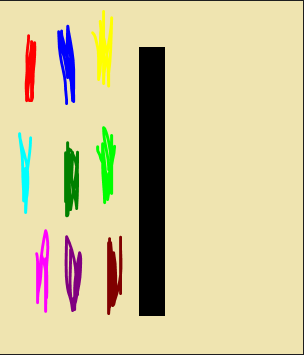
#> input picture turnDetector/colorTest.PNG, 304 x 355 px
$ python -i image_processor.py   (imports and definitions only)
#> lines starting #> are read from the running program, lines starting #| are printed output that depends on the picture; after the words box and inside, x2 and y2 are one past the last pixel; in counts of white or black regions, pixels touching at a corner belong together
import cv2
import numpy as np
import urllib.request as url
from PIL import Image

LINE_WIDTH = 60

def read_image(image_URL):
    return cv2.imread(image_URL)

def canny(image):
    # covert to gray, blur, then draw edges based on drastic color changes
    gray = cv2.cvtColor(image, cv2.COLOR_RGB2GRAY)
    blur = cv2.GaussianBlur(gray,(5,5),0)
    canny = cv2.Canny(blur, 50,150)
    #cv2.imshow("canny",canny)
    return canny

def displayLines(image, lines):
    angles = []
    keptLines = []
    lineImage = np.zeros_like(image)
    if lines is not None:
        for line in lines:
            x1, y1, x2, y2 = line.reshape(4) #takes two point from line
            #finds angle of each line
            if x2 - x1 == 0: #if line is perfectly vertical; avoids divide by 0 angles[0]
                if 90.0 not in angles: # and np.abs(90 - angles[0]) < 10 or (np.abs(90 - angles[0]) > 350 and np.abs(90 - angles[0]) < 365) or  (np.abs(90 - angles[0]) > 170 and np.abs(90 - angles[0]) < 190):
                    angles.append(90)
                    cv2.line(lineImage, (x1, y1), (x2, y2), (0, 0, 255), 10)
                    keptLines.append(line)
            else:
                m = (y2 -y1) / (x2 - x1)
                angle = np.degrees(np.arctan(m))
                if angle < 0:
                    angle += 360
                if len(angles) == 0:
                    angles.append(angle)
                    cv2.line(lineImage, (x1, y1), (x2, y2), (0, 0, 255), 10)
                    keptLines.append(line)
                else:
                    #if line is unique then save it
                    unique = True
                    for eachAngle in angles:
                        if np.abs(angle - eachAngle) < 10 or (np.abs(angle - eachAngle) > 350 and np.abs(angle - eachAngle) < 365) or  (np.abs(angle - eachAngle) > 170 and np.abs(angle - eachAngle) < 190):
                            unique = False
                    if unique:
                        angles.append(angle)
                        cv2.line(lineImage,(x1,y1), (x2,y2), (0,0,255), 10)
                        keptLines.append(line)
    return lineImage, angles, keptLines

#this method only used if we need to crop the camera feed to focus on a specific area
def regionOfInterest(image):
    #save height and width of image to make polygon relative to image size
    h = image.shape[0]
    w = image.shape[1]
    polygons = np.array([[(0,h),(int(w/2), h - int(h/1.5)), (w, h - int(h/4)),(w,h)]])
    mask = np.zeros_like(image)
    cv2.fillPoly(mask,polygons,255)
    maskedImage = cv2.bitwise_and(image, mask)
    #cv2.imshow("mask", mask)
    return maskedImage

def get_image(image_url):
    url_response_image = url.urlopen(image_url)
    image_as_np_array = np.array(bytearray(url_response_image.read()), dtype=np.uint8)
    image = cv2.imdecode(image_as_np_array, -1)
    return image

def has_straight_path(state):
    return 'S' in state['J']

def has_right_path(state):
    return 'R' in state['J']

def has_left_path(state):
    return 'L' in state['J']

def has_reached_end(state):
    if state['isEnd']:
        print("End Reached!")
        return True
    return False

def process_image(image):
    canny_image = canny(image)
    h, w = canny_image.shape
    alignment = "C"
    #cropped_canny_image = regionOfInterest(canny_image)
    lines = cv2.HoughLinesP(canny_image, 2, np.pi/180, 100, np.array([]), minLineLength = 50, maxLineGap = 100) #change canny to cropped to use cropped image
    lineImage, angles, keptLines = displayLines(image, lines)
    final = cv2.addWeighted(image, 0.8, lineImage, 1, 1)
    state = {'J': '', 'A': alignment, 'isEnd': False} #J: Junction, A: alignment

    #-------detect red in image. If red seen then goal is reached---------
    hsv = cv2.cvtColor(image, cv2.COLOR_BGR2HSV)
    lower_red = np.array([136, 87, 111])  #adjust thresholds for preferred red detection
    upper_red = np.array([180, 255, 255])
    red_mask = cv2.inRange(hsv,lower_red,upper_red)
    red_color = cv2.bitwise_and(image,image,mask=red_mask)

    #cv2.imshow("redmask", red_color)
    for eachRow in red_color.tolist():  #there is probably a better way to detect this but I honestly cannot figure it out
        for eachPixel in eachRow:
            for eachColor in eachPixel:
                if eachColor != 0:
                    state['isEnd'] = True

    #--------------------------------------------------------------------

    #-------find key points-------------------------------------------------
    mainX = int(w/2) #mainX is horizontal position of the main path; intitialized to center of screen
    mainY = 0
    midpoint = 1000

    for i, eachLine in enumerate(keptLines):
        x1, y1, x2, y2 = eachLine.reshape(4)
        #print(angles[i], "degrees   (",x1, ", ", y1, ") to (",x2, ", ", y2, ")")
        if (angles[i] > 80 and angles[i] < 100) or (angles[i] > 260 and angles[i] < 280):
            mainX = x1
            mainY = min(y1,y2)

    for i, eachLine in enumerate(keptLines):
        x1, y1, x2, y2 = eachLine.reshape(4)
        if not ((angles[i] > 80 and angles[i] < 100) or (angles[i] > 260 and angles[i] < 280)):
            midpoint = (x1 + x2) / 2
            turnX = min(abs(x1 - mainX), abs(x2 - mainX))
            if turnX == x1:
                turnY = y1
            else:
                turnY = y2
     #--------------------------------------------------------------------


     #------find alignment of track for adjustments----------------------------
    section = int(w/5)
    if mainX < section:
        state['A'] = "FL"        #Far Left
    elif mainX < section * 2:
        state['A']  = "L"         #Slight Left
    elif mainX < section * 3:
        state['A']  = "C"         #Centered
    elif mainX < section * 4:
        state['A']  = "R"         #Slight Right
    else:
        state['A']  = "FR"        #Far Right

     #--------------------------------------------------------------------

     #-------define type of junction-----------------------------------------
    if len(keptLines) == 0:
        state['J'] = 'B'
    elif len(keptLines) == 1 or midpoint == 1000:
        #print("Straight")
        state['J'] = 'S'
    else:

        if midpoint < mainX - LINE_WIDTH and mainY < turnY - 10:
            #print("Straight or Left Turn")
            state['J'] = 'SL'
        elif midpoint < mainX - LINE_WIDTH:
            #print("Left Turn")
            state['J'] = 'L'
        elif midpoint > mainX + LINE_WIDTH and mainY < turnY - 10:
            #print("Straight or Right Turn")
            state['J'] = 'SR'
        elif midpoint > mainX + LINE_WIDTH:
            #print("Right Turn")
            state['J'] = 'R'
        elif mainY < turnY - LINE_WIDTH:
            #print("Left, Right, or Straight")
            state['J'] = 'LRS'
        else:
            #print("Left or Right Turn")
            state['J'] = 'LR'
     #--------------------------------------------------------------------

        #cv2.imshow("result", final)
        #cv2.waitKey(0)

    return state, final # Returning the state and the final image so we can display in a loop

>>> import cv2
>>> picture = cv2.imread('../turnDetector/colorTest.PNG')
#> picture is the input picture: shape (355, 304, 3); mean B, G, R 158.1, 203.6, 213.6
>>> result = process_image(picture)
#> in canny, `gray = cv2.cvtColor(image, cv2.COLOR_RGB2GRAY)`:
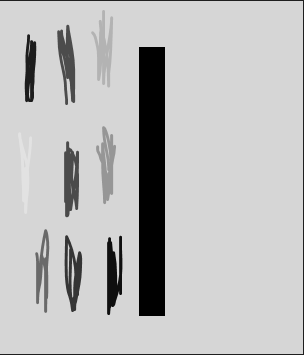
#> gray: shape (355, 304); min 0, max 226, mean 191.4
#> in canny, `blur = cv2.GaussianBlur(gray,(5,5),0)`:
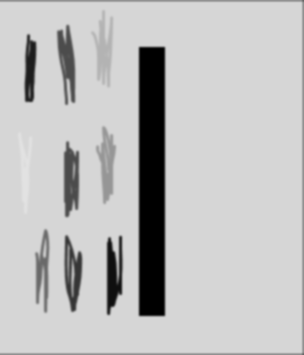
#> blur: shape (355, 304); min 0, max 226, mean 191.9
#> in canny, `canny = cv2.Canny(blur, 50,150)`:
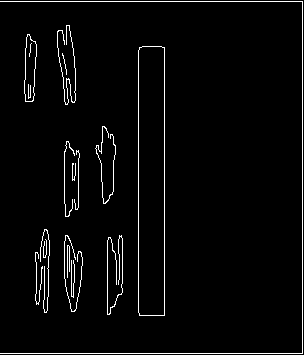
#> canny: shape (355, 304); 3.1% white in thin lines or dots
#> in process_image, `lines = cv2.HoughLinesP(canny_image, 2, np.pi/180, 100, np.array([]), ..`: lines = [[302, 353, 302, 1], [0, 1, 301, 1], [138, 353, 138, 50], [164, 353, 164, 47], [0, 353, 301, 353], [64, 278, 64, 40], [71, 311, 71, 37], [74, 56, 82, 265], [68, 298, 68, 25], [67, 295, 67, 25]]
#> the loop in displayLines, `for line in lines:` made 10 passes
#> (x1, y1, x2, y2, m, angle) on passes 2, 5, 8: (0, 1, 301, 1, 0, 0), (0, 353, 301, 353, 0, 0), (74, 56, 82, 265, 26.12, 87.81)
#> after the loop in displayLines, `for line in lines:`:
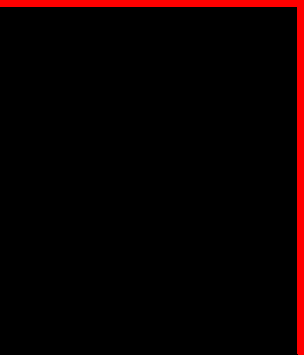
#> lineImage: shape (355, 304, 3); mean of channels 0, 1, 2 0, 0, 10.8; drawn as B, G, R
#> after the loop in displayLines, `for line in lines:`: angles = [90, 0]; keptLines = [[[302, 353, 302, 1]], [[0, 1, 301, 1]]]
#> in process_image, `lineImage, angles, keptLines = displayLines(image, lines)`: angles = [90, 0]; keptLines = [[[302, 353, 302, 1]], [[0, 1, 301, 1]]]
#> in process_image, `final = cv2.addWeighted(image, 0.8, lineImage, 1, 1)`:
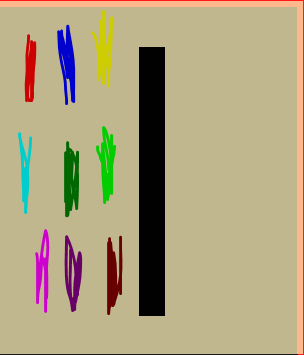
#> final: shape (355, 304, 3); mean B, G, R 127.6, 163.5, 175.4
#> in process_image, `hsv = cv2.cvtColor(image, cv2.COLOR_BGR2HSV)`: hsv: shape (355, 304, 3); mean H, S, V 26.4, 73.2, 219.7
#> in process_image, `red_mask = cv2.inRange(hsv,lower_red,upper_red)`:
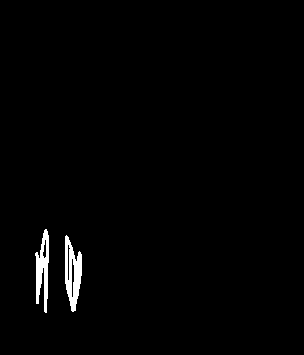
#> red_mask: shape (355, 304); 1.3% white; 2 white regions, box (x1, y1, x2, y2) and area: (65, 235, 82, 312) 777, (35, 229, 49, 313) 653
#> after the loop in process_image, `for eachRow in red_color.tolist():`: state = {'J': '', 'A': 'C', 'isEnd': True}
#> the loop in process_image, `for i, eachLine in enumerate(keptLines):` made 2 passes
#> (x1, y1, x2, y2, mainX, mainY) on pass 1: (302, 353, 302, 1, 302, 1)
#> the loop in process_image, `for i, eachLine in enumerate(keptLines):` made 2 passes
#> (x1, y1, x2, y2, midpoint, turnX, turnY) on pass 2: (0, 1, 301, 1, 150.5, 1, 1)

$ run again, on turnDetector/end.PNG
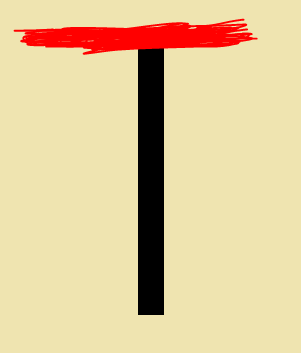
#> input picture turnDetector/end.PNG, 301 x 353 px
#> picture is the input picture: shape (353, 301, 3); mean B, G, R 156.4, 202.6, 224.2
#> in canny, `canny = cv2.Canny(blur, 50,150)`:
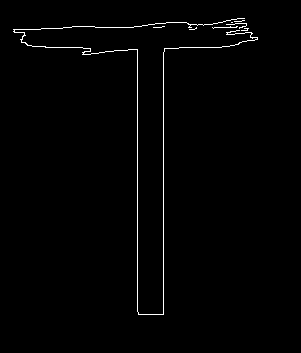
#> canny: shape (353, 301); 1.2% white in thin lines or dots, all inside (x1, y1, x2, y2) = (13, 18, 258, 315)
#> lines = [[163, 314, 163, 23], [137, 311, 137, 26], [63, 27, 242, 27], [82, 52, 221, 47]]
#> the loop in displayLines, `for line in lines:` made 4 passes
#> (x1, y1, x2, y2, m, angle) on passes 3 to 4: (63, 27, 242, 27, 0, 0), (82, 52, 221, 47, -0.036, 357.9)
#> after the loop in displayLines, `for line in lines:`: angles = [90, 0]; keptLines = [[[163, 314, 163, 23]], [[63, 27, 242, 27]]]
#> in process_image, `lineImage, angles, keptLines = displayLines(image, lines)`: angles = [90, 0]; keptLines = [[[163, 314, 163, 23]], [[63, 27, 242, 27]]]
#> in process_image, `final = cv2.addWeighted(image, 0.8, lineImage, 1, 1)`:
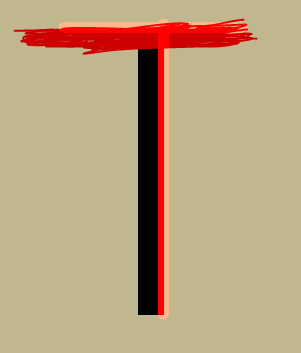
#> final: shape (353, 301, 3); mean B, G, R 126.3, 162.7, 185.9
#> hsv: shape (353, 301, 3); mean H, S, V 22.2, 71.4, 224.2
#> red_mask: shape (353, 301); every value is 0
#> red_color: shape (353, 301, 3); every value is 0
#> after the loop in process_image, `for eachRow in red_color.tolist():`: state = {'J': '', 'A': 'C', 'isEnd': False}
#> the loop in process_image, `for i, eachLine in enumerate(keptLines):` made 2 passes
#> (x1, y1, x2, y2, mainX, mainY) on pass 1: (163, 314, 163, 23, 163, 23)
#> the loop in process_image, `for i, eachLine in enumerate(keptLines):` made 2 passes
#> (x1, y1, x2, y2, midpoint, turnX, turnY) on pass 2: (63, 27, 242, 27, 152.5, 79, 27)
